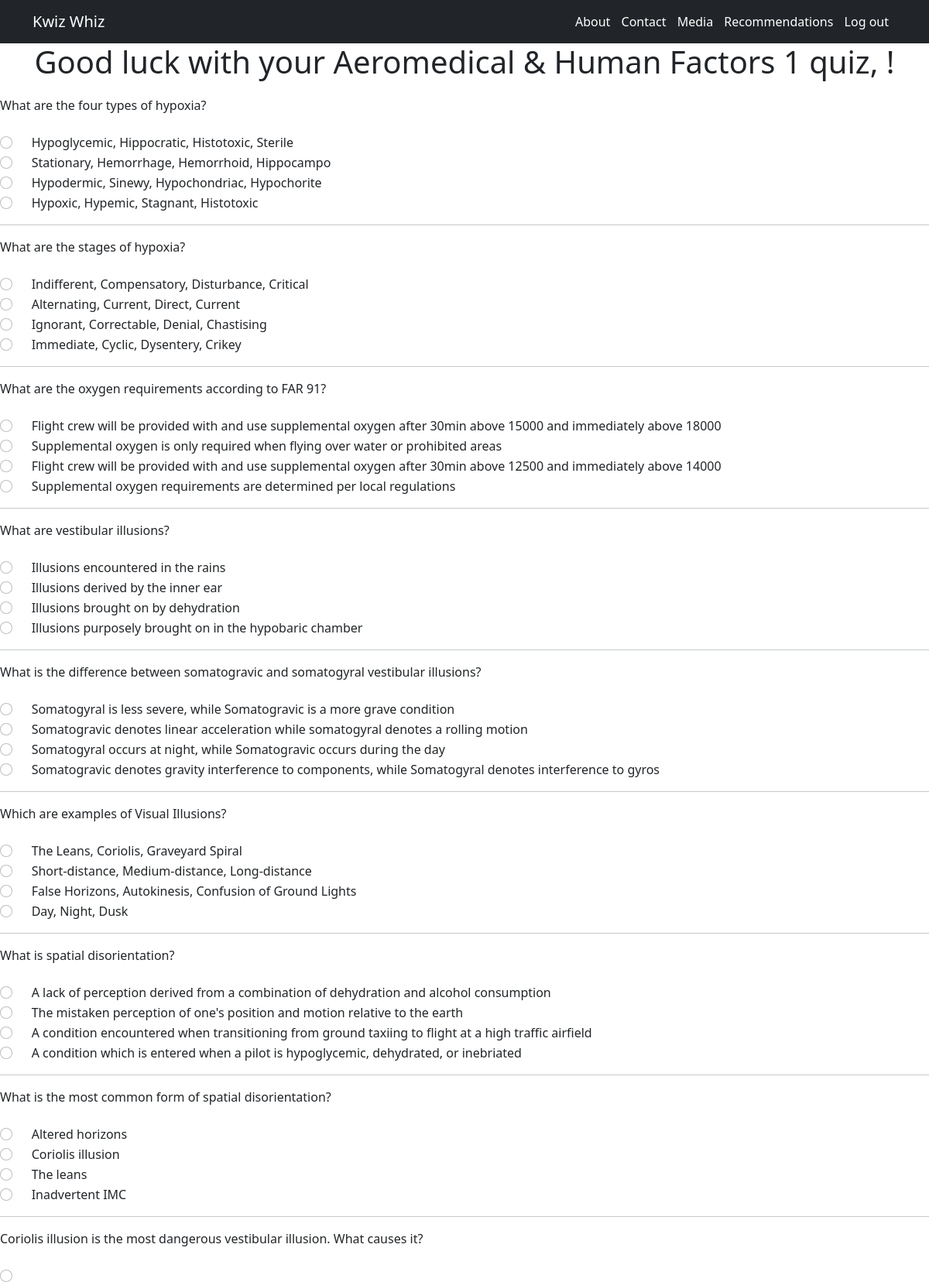
Screenshot of /takequiz/4 (upper part) with the database file from the repository.
### kwizwhiz_app/models.py (models this page shows, shortened)
class Quiz(models.Model):
    class Meta:
        verbose_name_plural = "Quizzes"
        ordering = ['id']
    topic = models.ForeignKey(Topic, related_name='quizzes', on_delete=models.DO_NOTHING)
    title = models.CharField(max_length=100, default='New Quiz')
    created_at = models.DateTimeField(auto_now_add=True)
    updated_at = models.DateTimeField(auto_now=True)

class Question(models.Model):
    class Meta:
        ordering = ['quiz']
    quiz = models.ForeignKey(Quiz, related_name='questions', on_delete=models.CASCADE)
    title = models.CharField(max_length=255)

class Answer(models.Model):
    question = models.ForeignKey(Question, related_name='answers', on_delete=models.CASCADE)
    answer_text = models.CharField(max_length=255)
    is_right = models.BooleanField(default=False)

### kwizwhiz_app/views.py (the view)
# urls.py: path('takequiz/<int:quiz_id>', views.takequiz),
def takequiz(request, quiz_id):
    quiz = Quiz.objects.get(id = quiz_id)
    questions = Question.objects.all()
    answers = Answer.objects.all()
    context = {
        "answers": answers,
        "questions": questions,
        "quiz": quiz
    }
    return render(request, "takequiz.html", context)

### kwizwhiz_app/templates/takequiz.html (shortened to what this page needs)
<!DOCTYPE html>
<html lang="en">
<head>
    <link href="https://cdn.jsdelivr.net/npm/bootstrap@5.0.2/dist/css/bootstrap.min.css" rel="stylesheet">
    {% load static %}
    <link rel="stylesheet" href="{% static 'css/index.css' %}">
</head>
<body>
    <nav class="navbar navbar-expand-lg navbar-dark bg-dark">
        <div class="container">
        <a class="navbar-brand" href="/">Kwiz Whiz</a>
            <span class="navbar-text">
                <span class="navbar-text">
                    <a href="/about">About</a>
                    <a href="/contact">Contact</a>
                    <a href="/media">Media</a>
                    <a href="/recommend">Recommendations</a>
                    <a href="/logout">Log out</a>
                </span>
            </span>
        </div>
    </nav>
    <h1>Good luck with your {{quiz.title}} quiz, {{request.session.name}}!</h1>
    <div>
        <div>
            <form method="POST" action="/processquiz/{{quiz.id}}">
            {% for question in quiz.questions.all %}
            <div><label for="question">{{question.title}}</label></div>
            <br>
                {% for answer in question.answers.all %}
                <div class="form-check">
                  <input class="form-check-input" type="radio" id="html" name="answer-{{question.id}}" value="{{answer.answer_text}}">
                   <label class="form-check-label" for="html">{{answer.answer_text}}</label>
                </div>
                {% endfor %}
            <hr>
            {% endfor %}
            </form>
        </div>
    </div>
</body>
</html>

### kwizwhiz_app/static/css/index.css (style rules this page uses)
span a { padding-right: 10px; text-decoration: none; }
h5, h3, h1 { text-align: center; height: 60px; }

### rows the page displays
Quiz: title "Aeromedical & Human Factors 1"
Question: title "What are the four types of hypoxia?"
Answer: answer_text "Hypoglycemic, Hippocratic, Histotoxic, Sterile"
Answer: answer_text "Stationary, Hemorrhage, Hemorrhoid, Hippocampo"
Answer: answer_text "Hypodermic, Sinewy, Hypochondriac, Hypochorite"
Answer: answer_text "Hypoxic, Hypemic, Stagnant, Histotoxic"
Question: title "What are the stages of hypoxia?"
Answer: answer_text "Indifferent, Compensatory, Disturbance, Critical"
Answer: answer_text "Alternating, Current, Direct, Current"
Answer: answer_text "Ignorant, Correctable, Denial, Chastising"
Answer: answer_text "Immediate, Cyclic, Dysentery, Crikey"
Question: title "What are the oxygen requirements according to FAR 91?"
Answer: answer_text "Flight crew will be provided with and use supplemental oxygen after 30min above 15000 and immediately above 18000"
Answer: answer_text "Supplemental oxygen is only required when flying over water or prohibited areas"
Answer: answer_text "Flight crew will be provided with and use supplemental oxygen after 30min above 12500 and immediately above 14000"
Answer: answer_text "Supplemental oxygen requirements are determined per local regulations"
Question: title "What are vestibular illusions?"
Answer: answer_text "Illusions encountered in the rains"
Answer: answer_text "Illusions derived by the inner ear"
Answer: answer_text "Illusions brought on by dehydration"
Answer: answer_text "Illusions purposely brought on in the hypobaric chamber"
Question: title "What is the difference between somatogravic and somatogyral vestibular illusions?"
Answer: answer_text "Somatogyral is less severe, while Somatogravic is a more grave condition"
Answer: answer_text "Somatogravic denotes linear acceleration while somatogyral denotes a rolling motion"
Answer: answer_text "Somatogyral occurs at night, while Somatogravic occurs during the day"
Answer: answer_text "Somatogravic denotes gravity interference to components, while Somatogyral denotes interference to gyros"
Question: title "Which are examples of Visual Illusions?"
Answer: answer_text "The Leans, Coriolis, Graveyard Spiral"
Answer: answer_text "Short-distance, Medium-distance, Long-distance"
Answer: answer_text "False Horizons, Autokinesis, Confusion of Ground Lights"
Answer: answer_text "Day, Night, Dusk"
Question: title "What is spatial disorientation?"
Answer: answer_text "A lack of perception derived from a combination of dehydration and alcohol consumption"
Answer: answer_text "The mistaken perception of one's position and motion relative to the earth"
Answer: answer_text "A condition encountered when transitioning from ground taxiing to flight at a high traffic airfield"
Answer: answer_text "A condition which is entered when a pilot is hypoglycemic, dehydrated, or inebriated"
Question: title "What is the most common form of spatial disorientation?"
Answer: answer_text "Altered horizons"
Answer: answer_text "Coriolis illusion"
Answer: answer_text "The leans"
Answer: answer_text "Inadvertent IMC"
Question: title "Coriolis illusion is the most dangerous vestibular illusion. What causes it?"
